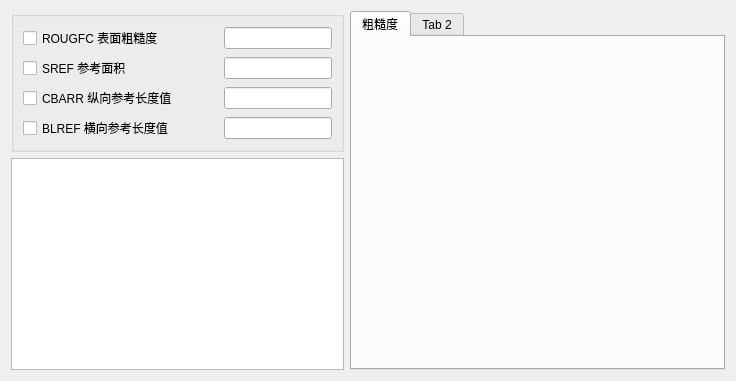
<?xml version="1.0" encoding="UTF-8"?>
<ui version="4.0">
 <class>Form</class>
 <widget class="QWidget" name="Form">
  <property name="geometry">
   <rect>
    <x>0</x>
    <y>0</y>
    <width>736</width>
    <height>381</height>
   </rect>
  </property>
  <property name="windowTitle">
   <string>附加参数</string>
  </property>
  <layout class="QHBoxLayout" name="horizontalLayout_5">
   <item>
    <layout class="QVBoxLayout" name="verticalLayout_2">
     <item>
      <widget class="QGroupBox" name="groupBox">
       <property name="title">
        <string/>
       </property>
       <layout class="QVBoxLayout" name="verticalLayout">
        <item>
         <layout class="QHBoxLayout" name="horizontalLayout">
          <item>
           <widget class="QCheckBox" name="checkBox_ROUGFC">
            <property name="text">
             <string>ROUGFC 表面粗糙度</string>
            </property>
           </widget>
          </item>
          <item>
           <spacer name="horizontalSpacer">
            <property name="orientation">
             <enum>Qt::Horizontal</enum>
            </property>
            <property name="sizeType">
             <enum>QSizePolicy::Preferred</enum>
            </property>
            <property name="sizeHint" stdset="0">
             <size>
              <width>40</width>
              <height>20</height>
             </size>
            </property>
           </spacer>
          </item>
          <item>
           <widget class="QLineEdit" name="ROUGFC">
            <property name="sizePolicy">
             <sizepolicy hsizetype="Fixed" vsizetype="Fixed">
              <horstretch>0</horstretch>
              <verstretch>0</verstretch>
             </sizepolicy>
            </property>
           </widget>
          </item>
         </layout>
        </item>
        <item>
         <layout class="QHBoxLayout" name="horizontalLayout_2">
          <item>
           <widget class="QCheckBox" name="checkBox_SREF">
            <property name="text">
             <string>SREF 参考面积</string>
            </property>
           </widget>
          </item>
          <item>
           <spacer name="horizontalSpacer_2">
            <property name="orientation">
             <enum>Qt::Horizontal</enum>
            </property>
            <property name="sizeType">
             <enum>QSizePolicy::Preferred</enum>
            </property>
            <property name="sizeHint" stdset="0">
             <size>
              <width>40</width>
              <height>20</height>
             </size>
            </property>
           </spacer>
          </item>
          <item>
           <widget class="QLineEdit" name="SREF">
            <property name="sizePolicy">
             <sizepolicy hsizetype="Fixed" vsizetype="Fixed">
              <horstretch>0</horstretch>
              <verstretch>0</verstretch>
             </sizepolicy>
            </property>
           </widget>
          </item>
         </layout>
        </item>
        <item>
         <layout class="QHBoxLayout" name="horizontalLayout_3">
          <item>
           <widget class="QCheckBox" name="checkBox_CBARR">
            <property name="text">
             <string>CBARR 纵向参考长度值</string>
            </property>
           </widget>
          </item>
          <item>
           <spacer name="horizontalSpacer_3">
            <property name="orientation">
             <enum>Qt::Horizontal</enum>
            </property>
            <property name="sizeType">
             <enum>QSizePolicy::Preferred</enum>
            </property>
            <property name="sizeHint" stdset="0">
             <size>
              <width>40</width>
              <height>20</height>
             </size>
            </property>
           </spacer>
          </item>
          <item>
           <widget class="QLineEdit" name="CBARR">
            <property name="sizePolicy">
             <sizepolicy hsizetype="Fixed" vsizetype="Fixed">
              <horstretch>0</horstretch>
              <verstretch>0</verstretch>
             </sizepolicy>
            </property>
           </widget>
          </item>
         </layout>
        </item>
        <item>
         <layout class="QHBoxLayout" name="horizontalLayout_4">
          <item>
           <widget class="QCheckBox" name="checkBox_BLREF">
            <property name="text">
             <string>BLREF 横向参考长度值</string>
            </property>
           </widget>
          </item>
          <item>
           <spacer name="horizontalSpacer_4">
            <property name="orientation">
             <enum>Qt::Horizontal</enum>
            </property>
            <property name="sizeType">
             <enum>QSizePolicy::Preferred</enum>
            </property>
            <property name="sizeHint" stdset="0">
             <size>
              <width>40</width>
              <height>20</height>
             </size>
            </property>
           </spacer>
          </item>
          <item>
           <widget class="QLineEdit" name="BLREF">
            <property name="sizePolicy">
             <sizepolicy hsizetype="Fixed" vsizetype="Fixed">
              <horstretch>0</horstretch>
              <verstretch>0</verstretch>
             </sizepolicy>
            </property>
           </widget>
          </item>
         </layout>
        </item>
       </layout>
       <zorder></zorder>
       <zorder></zorder>
       <zorder></zorder>
       <zorder></zorder>
      </widget>
     </item>
     <item>
      <widget class="QTableView" name="tableView">
       <property name="sizePolicy">
        <sizepolicy hsizetype="Preferred" vsizetype="Expanding">
         <horstretch>0</horstretch>
         <verstretch>0</verstretch>
        </sizepolicy>
       </property>
      </widget>
     </item>
    </layout>
   </item>
   <item>
    <widget class="QTabWidget" name="tabWidget">
     <property name="currentIndex">
      <number>0</number>
     </property>
     <widget class="QWidget" name="tab">
      <attribute name="title">
       <string>粗糙度</string>
      </attribute>
      <layout class="QFormLayout" name="formLayout">
       <item row="0" column="0">
        <widget class="QLabel" name="label">
         <property name="sizePolicy">
          <sizepolicy hsizetype="Expanding" vsizetype="Expanding">
           <horstretch>0</horstretch>
           <verstretch>0</verstretch>
          </sizepolicy>
         </property>
         <property name="text">
          <string/>
         </property>
         <property name="pixmap">
          <pixmap resource="card_rc.qrc">:/card/rc_card/Roughness.png</pixmap>
         </property>
        </widget>
       </item>
      </layout>
     </widget>
     <widget class="QWidget" name="tab_2">
      <attribute name="title">
       <string>Tab 2</string>
      </attribute>
     </widget>
    </widget>
   </item>
  </layout>
 </widget>
 <resources>
  <include location="card_rc.qrc"/>
 </resources>
 <connections/>
</ui>
